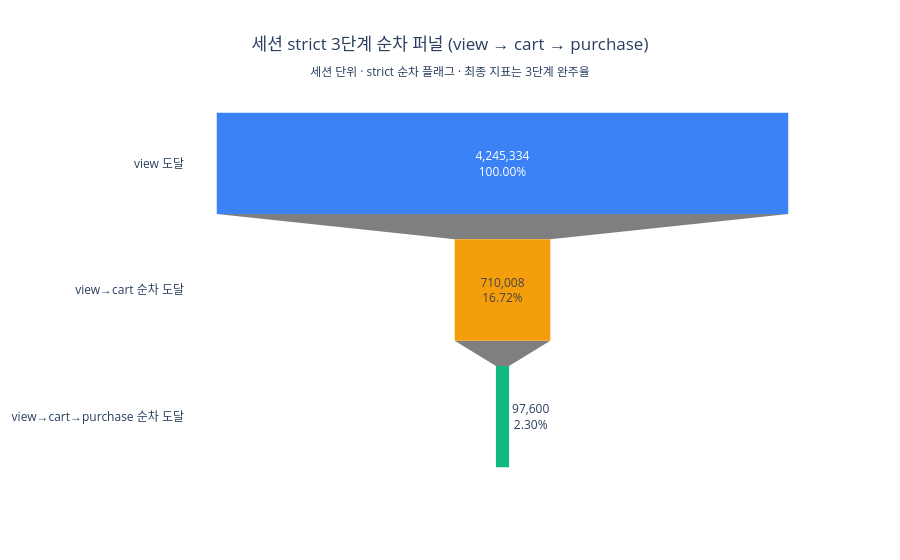

Here is the notebook cell this chart was saved with:
### Code cell
fig = go.Figure(go.Funnel(
    y=funnel['단계'],
    x=funnel['세션수'],
    marker=dict(color=[color_map['view'], color_map['cart'], color_map['purchase']]),
    texttemplate='%{value:,.0f}<br>%{percentInitial:.2%}',
))
fig.update_layout(
    title=dict(
        text='세션 strict 3단계 순차 퍼널 (view → cart → purchase)<br>'
             '<sub>세션 단위 · strict 순차 플래그 · 최종 지표는 3단계 완주율</sub>',
        x=0.5,
        xanchor='center',
    ),
    plot_bgcolor='white',
)
fig.show()

### Figure 1 — Plotly figure (JSON) as saved in the notebook; plotly's stock layout.template omitted (floating-point values rounded to 4 significant figures)
{"data": [{"marker": {"color": ["#3B82F6", "#F59E0B", "#10B981"]}, "texttemplate": "%{value:,.0f}<br>%{percentInitial:.2%}", "type": "funnel", "x": [4245334, 710008, 97600], "y": ["view 도달", "view→cart 순차 도달", "view→cart→purchase 순차 도달"]}], "layout": {"plot_bgcolor": "white", "title": {"text": "세션 strict 3단계 순차 퍼널 (view → cart → purchase)<br><sub>세션 단위 · strict 순차 플래그 · 최종 지표는 3단계 완주율</sub>", "x": 0.5, "xanchor": "center"}}}
